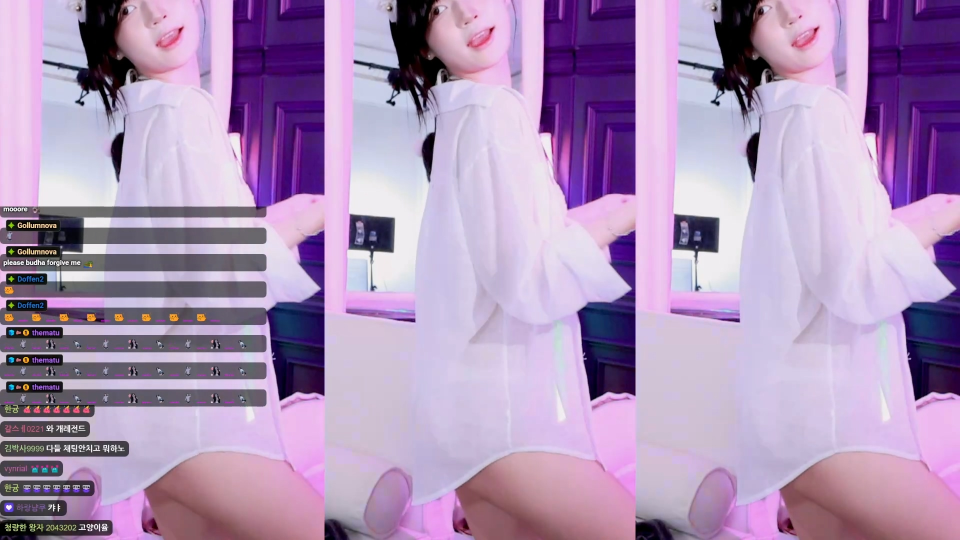
#> input picture cursor/test/image/input_4.jpg, 1920 x 1080 px, found by its file name (shown at 1/2 size)
$ python image_scan_test_orb_scale.py
#> lines starting #> are read from the running program, lines starting #| are printed output that depends on the picture; after the words box and inside, x2 and y2 are one past the last pixel; in counts of white or black regions, pixels touching at a corner belong together
import cv2
import numpy as np

def test_tripartite_orb(image_path, tol=3, min_matches=15):
    """
    ORB 특징점 매칭을 이용해 삼분할 영상 여부를 판별합니다.

    :param image_path: 테스트할 이미지 경로
    :param tol: 좌우 매칭 시 허용할 픽셀 위치 오차 (1/4 해상도 기준, 기본 3픽셀)
    :param min_matches: 좌/우 각각 최소 몇 개의 특징점이 일치해야 통과시킬지 기준 (1/4 해상도 기준, 기본 15개)
    """
#> called with image_path = 'image\\input_4.jpg', tol = 3, min_matches = 15
    # 1. 이미지 로드
    img_raw = cv2.imread(image_path)
#> img_raw is the input picture: shape (1080, 1920, 3); mean B, G, R 183.5, 147.4, 173.3
    if img_raw is None:
        print(f"Error: '{image_path}' 이미지를 불러올 수 없습니다.")
        return

    # [수정됨] 1/4 해상도로 축소 (예: 1920x1080 -> 480x270)
    img = cv2.resize(img_raw, (0, 0), fx=0.25, fy=0.25, interpolation=cv2.INTER_AREA)
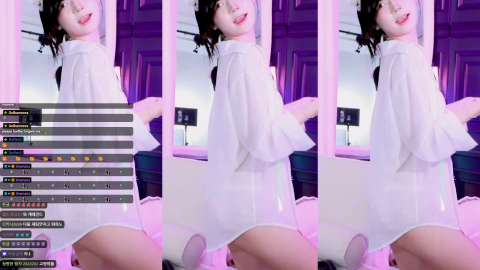
#> img: shape (270, 480, 3); mean B, G, R 183.5, 147.4, 173.2

    # 2. 3분할
    h, w = img.shape[:2]
#> h = 270; w = 480
    slice_w = w // 3  # 480 기준 160
#> slice_w = 160

    left_img = img[:, :slice_w]
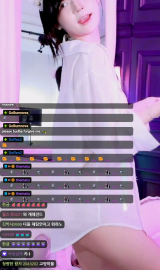
#> left_img: shape (270, 160, 3); mean B, G, R 162.3, 130.2, 154.1
    center_img = img[:, slice_w:slice_w*2]
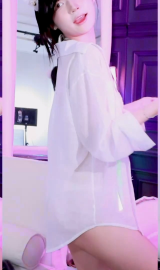
#> center_img: shape (270, 160, 3); mean B, G, R 193.6, 155.1, 182.1
    right_img = img[:, slice_w*2:]
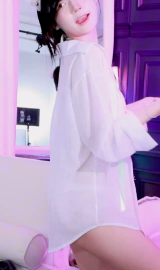
#> right_img: shape (270, 160, 3); mean B, G, R 194.6, 156.9, 183.5

    # 3. ORB 초기화 (특징점을 넉넉하게 1000개 추출)
    orb = cv2.ORB_create(nfeatures=1000)

    # 4. 각 영역에서 특징점(Keypoints)과 디스크립터(Descriptors) 추출
    kp_l, des_l = orb.detectAndCompute(left_img, None)
#> kp_l = 311 keypoints; strongest (x, y, size): (37, 36, 31), (42, 32, 31), (66, 40, 31), (47, 46, 31)
    kp_c, des_c = orb.detectAndCompute(center_img, None)
#> kp_c = 127 keypoints; strongest (x, y, size): (44, 46, 31), (56, 68, 31), (42, 46, 31), (35, 125, 31)
    kp_r, des_r = orb.detectAndCompute(right_img, None)
#> kp_r = 132 keypoints; strongest (x, y, size): (61, 39, 31), (40, 33, 31), (113, 65, 37.2), (44, 46, 37.2)

    if des_c is None:
        print("중앙 영상에서 특징점을 찾을 수 없습니다.")
        return

    # 5. 특징점 매칭 (해밍 거리 사용, 상호 일치하는 것만 허용)
    bf = cv2.BFMatcher(cv2.NORM_HAMMING, crossCheck=True)

    matches_left = bf.match(des_c, des_l) if des_l is not None else []
#> matches_left = 80 matches
    matches_right = bf.match(des_c, des_r) if des_r is not None else []
#> matches_right = 104 matches

    # 6. 기하학적 필터링 (가장 중요한 부분)
    # 특징점이 단순히 비슷하게 생긴 것을 넘어, 좌/우 영상의 '동일한 높이와 비율 위치'에 있는지 검사
    valid_left_matches = []
    for m in matches_left:
        pt_c = kp_c[m.queryIdx].pt
        pt_l = kp_l[m.trainIdx].pt

        # 중앙 이미지 내의 로컬 좌표(pt_c)와 좌측 이미지 내의 로컬 좌표(pt_l)가 오차(tol) 내에 있는지 확인
        if abs(pt_c[0] - pt_l[0]) <= tol and abs(pt_c[1] - pt_l[1]) <= tol:
            valid_left_matches.append(m)
#> this loop made 80 passes
#> (pt_c, pt_l) on passes 1 to 12: ((38, 33), (42, 32)), ((62, 33), (65, 33)), ((45, 34), (49, 33)), ((33, 37), (37, 36)), ((43, 37), (48, 37)), ((65, 37), (69, 37)), ((96, 37), (101, 37)), ((70, 39), (75, 39)), ((34, 40), (39, 40)), ((49, 40), (53, 39)), ((62, 40), (66, 40)), ((35, 43), (38.4, 43.2))
#> after the loop, valid_left_matches = 1 matches

    valid_right_matches = []
    for m in matches_right:
        pt_c = kp_c[m.queryIdx].pt
        pt_r = kp_r[m.trainIdx].pt
        if abs(pt_c[0] - pt_r[0]) <= tol and abs(pt_c[1] - pt_r[1]) <= tol:
            valid_right_matches.append(m)
#> this loop made 104 passes
#> (pt_c, pt_r) on passes 1 to 12: ((38, 33), (40, 33)), ((62, 33), (64, 33)), ((34, 34), (36, 34)), ((45, 34), (47, 33)), ((33, 37), (35, 37)), ((43, 37), (46, 37)), ((59, 37), (61, 37)), ((65, 37), (67, 37)), ((70, 39), (73, 39)), ((34, 40), (36, 39)), ((49, 40), (51, 39)), ((62, 40), (64, 40))
#> after the loop, valid_right_matches = 102 matches

    # 7. 결과 출력 및 시각화 준비
    is_tripartite = len(valid_left_matches) >= min_matches and len(valid_right_matches) >= min_matches
#> is_tripartite = False

    print("-" * 40)
    print(f"중앙 영역 추출 특징점: {len(kp_c)}개")
#| 중앙 영역 추출 특징점: 127개
    print(f"좌측 일치 특징점: {len(valid_left_matches)}개 (통과 기준: {min_matches}개)")
#| 좌측 일치 특징점: 1개 (통과 기준: 15개)
    print(f"우측 일치 특징점: {len(valid_right_matches)}개 (통과 기준: {min_matches}개)")
#| 우측 일치 특징점: 102개 (통과 기준: 15개)
    print(f"최종 판별: {'✅ 삼분할 영상입니다.' if is_tripartite else '❌ 일반 영상입니다.'}")
#| 최종 판별: ❌ 일반 영상입니다.
    print("-" * 40)

    # 8. 디버그용 이미지 생성 (축소 이미지 위에 선 그리기)
    debug_img = img.copy()

    # 중앙 -> 좌측 유효 매칭점 그리기 (녹색 선)
    for m in valid_left_matches:
        # 전체 화면 좌표계로 변환
        pt_c_global = (int(kp_c[m.queryIdx].pt[0] + slice_w), int(kp_c[m.queryIdx].pt[1]))
        pt_l_global = (int(kp_l[m.trainIdx].pt[0]), int(kp_l[m.trainIdx].pt[1]))

        cv2.circle(debug_img, pt_c_global, 4, (0, 255, 0), -1)
        cv2.circle(debug_img, pt_l_global, 4, (0, 255, 0), -1)
        cv2.line(debug_img, pt_c_global, pt_l_global, (0, 255, 0), 1)
#> this loop made 1 pass
#> (pt_c_global, pt_l_global) on pass 1: ((222, 33), (65, 33))
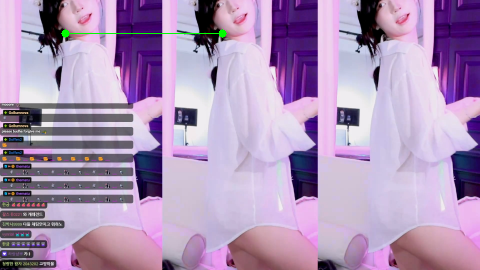
#> debug_img: shape (270, 480, 3); 0.19% of pixels changed, all inside (x1, y1, x2, y2) = (61, 29, 227, 38)

    # 중앙 -> 우측 유효 매칭점 그리기 (파란색 선)
    for m in valid_right_matches:
        pt_c_global = (int(kp_c[m.queryIdx].pt[0] + slice_w), int(kp_c[m.queryIdx].pt[1]))
        pt_r_global = (int(kp_r[m.trainIdx].pt[0] + slice_w * 2), int(kp_r[m.trainIdx].pt[1]))

        cv2.circle(debug_img, pt_c_global, 4, (255, 150, 0), -1) # 파란/주황색 계열
        cv2.circle(debug_img, pt_r_global, 4, (255, 150, 0), -1)
        cv2.line(debug_img, pt_c_global, pt_r_global, (255, 150, 0), 1)
#> this loop made 102 passes
#> (pt_c_global, pt_r_global) on passes 1 to 12: ((198, 33), (360, 33)), ((222, 33), (384, 33)), ((194, 34), (356, 34)), ((205, 34), (367, 33)), ((193, 37), (355, 37)), ((203, 37), (366, 37)), ((219, 37), (381, 37)), ((225, 37), (387, 37)), ((230, 39), (393, 39)), ((194, 40), (356, 39)), ((209, 40), (371, 39)), ((222, 40), (384, 40))
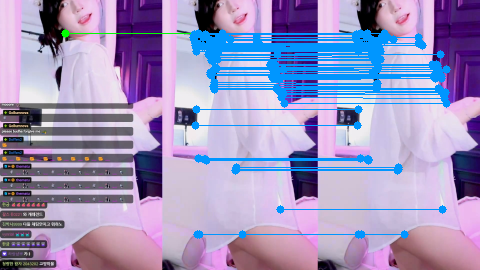
#> debug_img: shape (270, 480, 3); 9.47% of pixels changed, all inside (x1, y1, x2, y2) = (189, 29, 451, 239)

    # 화면에 결과 띄우기
    cv2.imshow("ORB Match Result (1/4 scale)", debug_img)
    print("아무 키나 누르면 창이 닫힙니다.")
    cv2.waitKey(0)
    cv2.destroyAllWindows()

# --- 실행 부분 ---
test_image_path = r"image\input_4.jpg"

# 실행 (1/4 해상도 기준 파라미터)
test_tripartite_orb(
    image_path=test_image_path,
    tol=3,            # [수정됨] 1/4 해상도 기준 픽셀 오차 허용치
    min_matches=15    # [수정됨] 1/4 해상도에서의 최소 매칭 개수
)

$ run again, with cursor/test/image/input_1.jpg copied over cursor/test/image/input_4.jpg
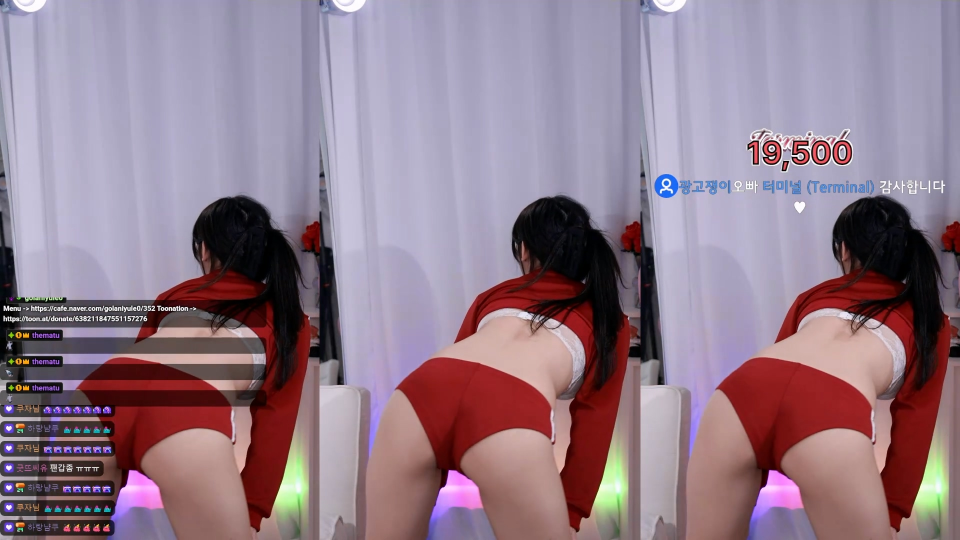
#> input picture cursor/test/image/input_1.jpg, 1920 x 1080 px, found by its file name (shown at 1/2 size)
#> in test_tripartite_orb, img_raw is the input picture: shape (1080, 1920, 3); mean B, G, R 138.8, 124.2, 145.8
#> kp_l = 351 keypoints; strongest (x, y, size): (65, 236, 31), (77, 152, 31), (79, 151, 31), (34, 234, 31)
#> kp_c = 154 keypoints; strongest (x, y, size): (66, 236, 31), (64, 236, 31), (104, 157, 31), (114, 160, 31)
#> kp_r = 409 keypoints; strongest (x, y, size): (65, 236, 31), (84, 73, 31), (78, 75, 31), (81, 73, 31)
#> matches_left = 66 matches
#> matches_right = 121 matches
#> the loop in test_tripartite_orb, `for m in matches_left:` made 66 passes
#> (pt_c, pt_l) on passes 4, 5, 8, 13, 14, 15, 16, 17: ((123, 108), (123, 107)), ((97, 122), (96, 122)), ((108, 130), (109, 131)), ((79, 147), (35, 149)), ((121, 156), (52, 219)), ((122, 159), (66.24, 154.1)), ((105, 160), (103, 166)), ((121, 161), (48, 224))
#> after the loop in test_tripartite_orb, `for m in matches_left:`: valid_left_matches = 47 matches
#> the loop in test_tripartite_orb, `for m in matches_right:` made 121 passes
#> pt_r on passes 1, 5, 6, 8, 9, 10, 11, 12: (102, 104), (97, 127), (101, 127), (104, 134), (103, 136), (99, 137), (79, 147), (94, 154)
#> after the loop in test_tripartite_orb, `for m in matches_right:`: valid_right_matches = 119 matches
#> is_tripartite = True
#| 중앙 영역 추출 특징점: 154개
#| 좌측 일치 특징점: 47개 (통과 기준: 15개)
#| 우측 일치 특징점: 119개 (통과 기준: 15개)
#| 최종 판별: ✅ 삼분할 영상입니다.
#> the loop in test_tripartite_orb, `for m in valid_left_matches:` made 47 passes
#> (pt_c_global, pt_l_global) on passes 1 to 8: ((280, 97), (120, 97)), ((270, 99), (110, 99)), ((262, 104), (102, 104)), ((283, 108), (123, 107)), ((257, 122), (96, 122)), ((257, 127), (97, 127)), ((261, 127), (101, 127)), ((268, 130), (109, 131))
#> after the loop in test_tripartite_orb, `for m in valid_left_matches:`:
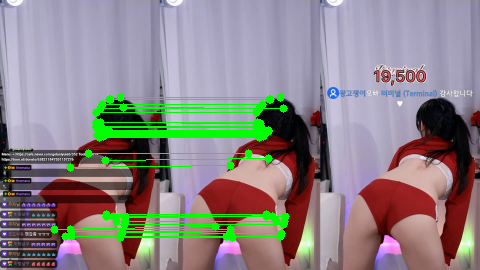
#> debug_img: shape (270, 480, 3); mean B, G, R 132.8, 132.3, 138.8
#> the loop in test_tripartite_orb, `for m in valid_right_matches:` made 119 passes
#> (pt_c_global, pt_r_global) on passes 1 to 8: ((262, 104), (422, 104)), ((283, 108), (443, 107)), ((256, 113), (417, 113)), ((257, 122), (416, 122)), ((257, 127), (417, 127)), ((261, 127), (421, 127)), ((268, 130), (429, 131)), ((264, 134), (424, 134))
#> after the loop in test_tripartite_orb, `for m in valid_right_matches:`:
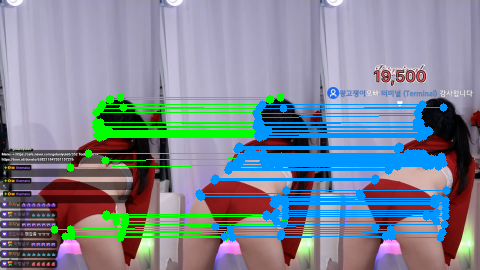
#> debug_img: shape (270, 480, 3); 10.02% of pixels changed, all inside (x1, y1, x2, y2) = (195, 100, 451, 242)

$ run again, with cursor/test/image/input_2.jpg copied over cursor/test/image/input_4.jpg
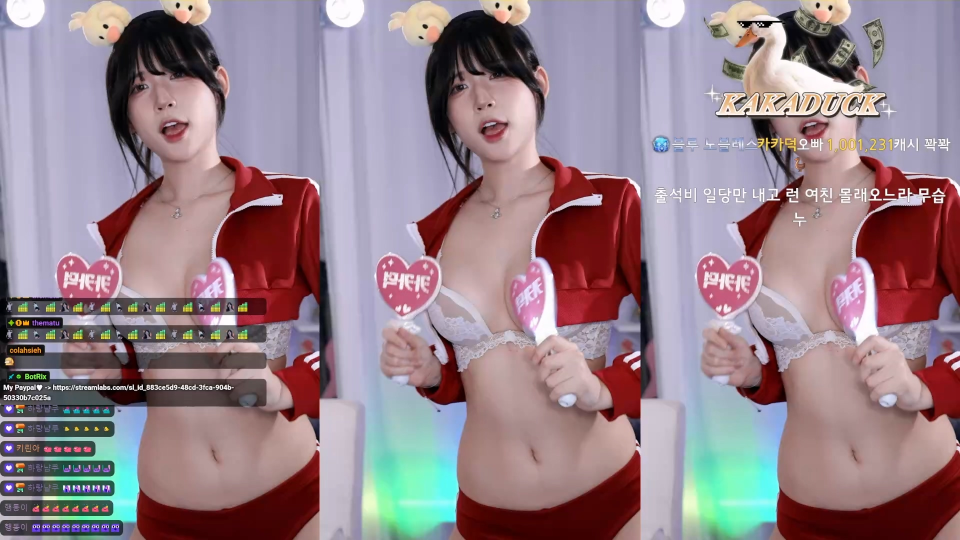
#> input picture cursor/test/image/input_2.jpg, 1920 x 1080 px, found by its file name (shown at 1/2 size)
#> in test_tripartite_orb, img_raw is the input picture: shape (1080, 1920, 3); mean B, G, R 138.4, 129.9, 150.3
#> kp_l = 641 keypoints; strongest (x, y, size): (115, 160, 37.2), (109, 127, 31), (115, 148, 31), (67, 195, 31)
#> kp_c = 538 keypoints; strongest (x, y, size): (108, 127, 31), (55, 126, 37.2), (56, 127, 31), (108, 126, 37.2)
#> kp_r = 637 keypoints; strongest (x, y, size): (55, 56, 31), (74, 96, 31), (109, 127, 31), (75, 56, 31)
#> matches_left = 223 matches
#> matches_right = 257 matches
#> the loop in test_tripartite_orb, `for m in matches_left:` made 223 passes
#> pt_l on passes 3, 4, 6: (76, 36), (79, 36), (70, 38)
#> after the loop in test_tripartite_orb, `for m in matches_left:`: valid_left_matches = 177 matches
#> the loop in test_tripartite_orb, `for m in matches_right:` made 257 passes
#> pt_r on passes 5, 7, 8: (126, 199), (49, 194), (69, 185)
#> after the loop in test_tripartite_orb, `for m in matches_right:`: valid_right_matches = 211 matches
#> is_tripartite = True
#| 중앙 영역 추출 특징점: 538개
#| 좌측 일치 특징점: 177개 (통과 기준: 15개)
#| 우측 일치 특징점: 211개 (통과 기준: 15개)
#| 최종 판별: ✅ 삼분할 영상입니다.
#> the loop in test_tripartite_orb, `for m in valid_left_matches:` made 177 passes
#> (pt_c_global, pt_l_global) on passes 1 to 3: ((268, 31), (109, 31)), ((230, 33), (70, 32)), ((236, 36), (76, 36))
#> after the loop in test_tripartite_orb, `for m in valid_left_matches:`:
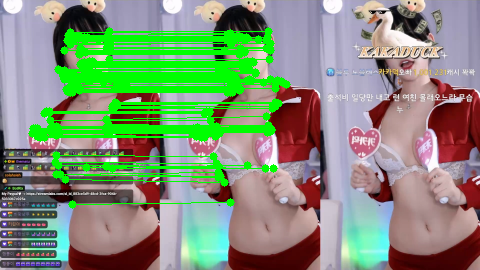
#> debug_img: shape (270, 480, 3); mean B, G, R 119.8, 147.2, 129.8
#> the loop in test_tripartite_orb, `for m in valid_right_matches:` made 211 passes
#> (pt_c_global, pt_r_global) on passes 1 to 3: ((281, 202), (442, 202)), ((286, 199), (446, 199)), ((231, 199), (390, 199))
#> after the loop in test_tripartite_orb, `for m in valid_right_matches:`:
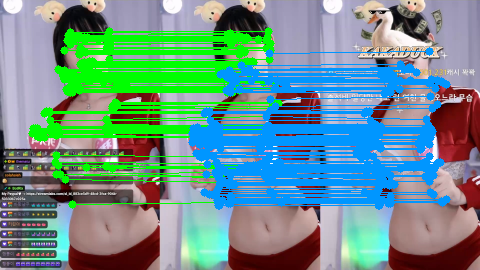
#> debug_img: shape (270, 480, 3); 16.62% of pixels changed, all inside (x1, y1, x2, y2) = (188, 47, 451, 210)

$ run again, with cursor/test/image/input_3.jpg copied over cursor/test/image/input_4.jpg
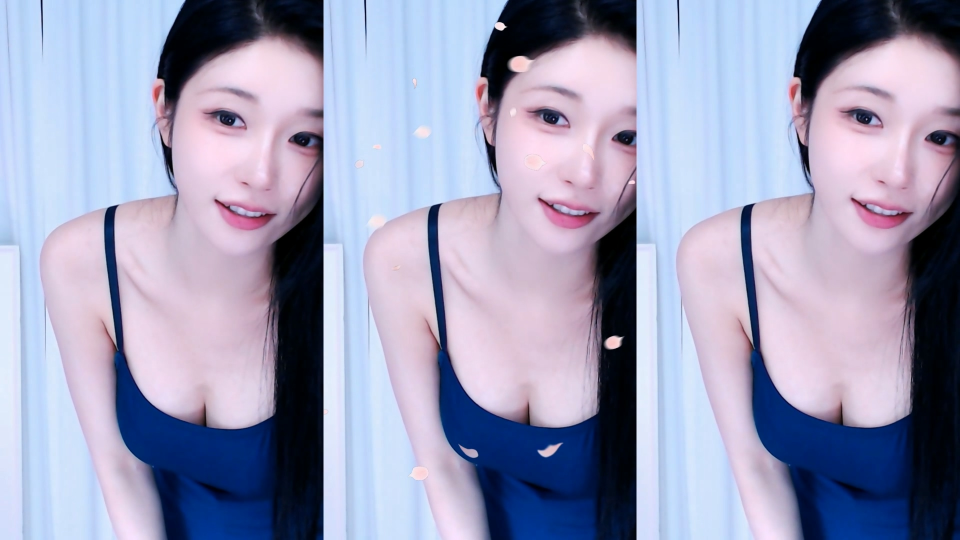
#> input picture cursor/test/image/input_3.jpg, 1920 x 1080 px, found by its file name (shown at 1/2 size)
#> in test_tripartite_orb, img_raw is the input picture: shape (1080, 1920, 3); mean B, G, R 183.7, 156.5, 155.5
#> kp_l = 163 keypoints; strongest (x, y, size): (54, 104, 31), (53, 105, 44.6), (53, 104, 37.2), (56, 103, 37.2)
#> kp_c = 180 keypoints; strongest (x, y, size): (58, 103, 37.2), (95, 31, 31), (56, 103, 31), (58, 104, 44.6)
#> kp_r = 174 keypoints; strongest (x, y, size): (54, 103, 37.2), (53, 104, 44.6), (52, 103, 37.2), (54, 104, 53.6)
#> matches_left = 107 matches
#> matches_right = 115 matches
#> the loop in test_tripartite_orb, `for m in matches_left:` made 107 passes
#> (pt_c, pt_l) on passes 1 to 8: ((81, 36), (79, 37)), ((83, 40), (81, 41)), ((117, 44), (116, 45)), ((82, 46), (81, 46)), ((80, 47), (78, 48)), ((127, 47), (125, 48)), ((87, 48), (84, 59)), ((83, 49), (81, 50))
#> after the loop in test_tripartite_orb, `for m in matches_left:`: valid_left_matches = 96 matches
#> the loop in test_tripartite_orb, `for m in matches_right:` made 115 passes
#> (pt_c, pt_r) on passes 1 to 8: ((81, 36), (77, 37)), ((83, 40), (79, 39)), ((80, 43), (76, 43)), ((117, 44), (114, 44)), ((82, 46), (79, 45)), ((80, 47), (76, 48)), ((127, 47), (124, 48)), ((87, 48), (84, 48))
#> after the loop in test_tripartite_orb, `for m in matches_right:`: valid_right_matches = 41 matches
#> is_tripartite = True
#| 중앙 영역 추출 특징점: 180개
#| 좌측 일치 특징점: 96개 (통과 기준: 15개)
#| 우측 일치 특징점: 41개 (통과 기준: 15개)
#| 최종 판별: ✅ 삼분할 영상입니다.
#> the loop in test_tripartite_orb, `for m in valid_left_matches:` made 96 passes
#> (pt_c_global, pt_l_global) on passes 1 to 8: ((241, 36), (79, 37)), ((243, 40), (81, 41)), ((277, 44), (116, 45)), ((242, 46), (81, 46)), ((240, 47), (78, 48)), ((287, 47), (125, 48)), ((243, 49), (81, 50)), ((249, 49), (87, 50))
#> after the loop in test_tripartite_orb, `for m in valid_left_matches:`:
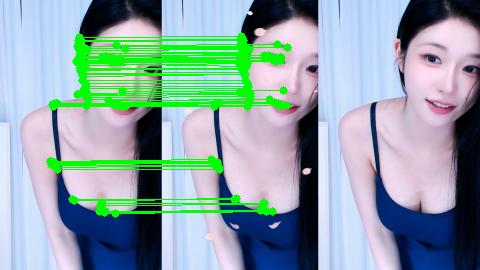
#> debug_img: shape (270, 480, 3); mean B, G, R 166.8, 164.1, 140.2
#> the loop in test_tripartite_orb, `for m in valid_right_matches:` made 41 passes
#> (pt_c_global, pt_r_global) on passes 1 to 8: ((277, 44), (434, 44)), ((242, 46), (399, 45)), ((287, 47), (444, 48)), ((247, 48), (404, 48)), ((271, 53), (428, 53)), ((245, 55), (402, 55)), ((268, 55), (425, 55)), ((274, 57), (431, 57))
#> after the loop in test_tripartite_orb, `for m in valid_right_matches:`:
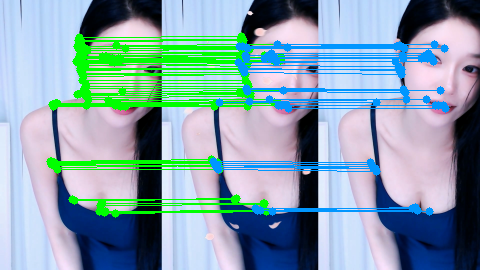
#> debug_img: shape (270, 480, 3); 5.37% of pixels changed, all inside (x1, y1, x2, y2) = (209, 40, 450, 216)
